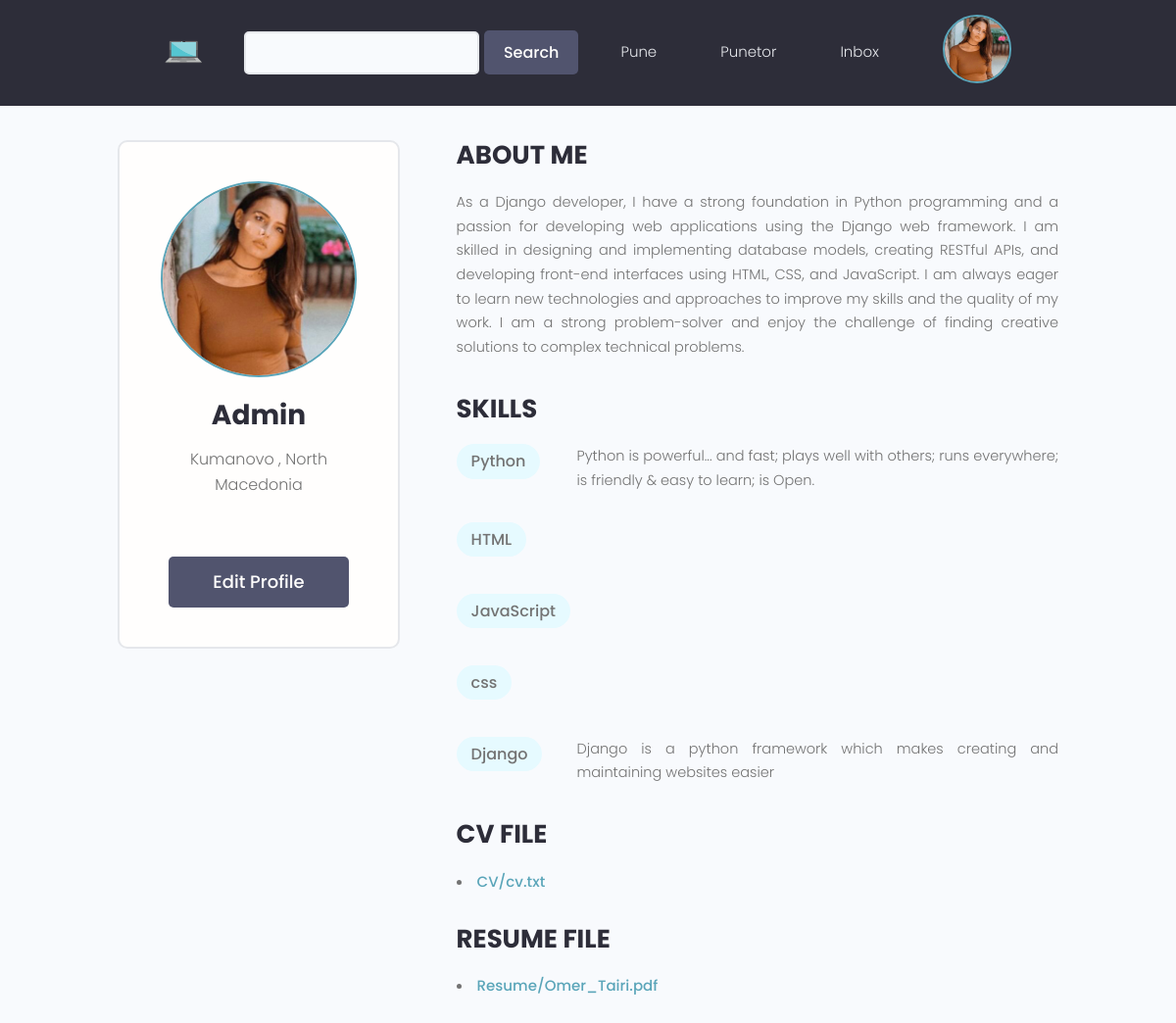
Screenshot of /profile/admin/ (signed in) with the database file from the repository.
### users/models.py (models this page shows, shortened)
class Profile(models.Model):
    user = models.OneToOneField(User , on_delete = models.CASCADE ,  null=True , blank=True)
    name = models.CharField(max_length=150 , null=True , blank=True)
    sur_name = models.CharField(max_length=150 , null=True , blank=True)
    email = models.EmailField(max_length=500 , blank=True , null=True)
    username = models.CharField(max_length=200 ,unique = True ,blank=True , null=True)
    profilepic = models.ImageField(blank=True , null=True, upload_to='profiles/', default='static/images/profiles/user-default.png')
    bio = models.TextField(blank=True , null=True)
    skills = models.ManyToManyField('Skills', blank=True)
    CV = models.FileField(upload_to='CV/',blank=True , null=True)
    resume = models.FileField(upload_to='Resume/',blank=True , null=True)
    birth_date = models.DateField(blank=True, null=True)
    business = models.BooleanField(default=False)
    location = models.CharField(max_length=200 , blank=True , null=True)
    created = models.DateTimeField(auto_now_add = True)
    id = models.UUIDField(default=uuid.uuid4 , unique=True ,
                        primary_key=True , editable=False)

class Skills(models.Model):
    field = models.ManyToManyField(Field)
    name = models.CharField(max_length=200 , blank=True , null=True)
    description = models.TextField(blank=True , null=True)
    created = models.DateTimeField(auto_now_add = True)
    id = models.UUIDField(default=uuid.uuid4 , unique=True ,
                        primary_key=True , editable=False)
    def __str__(self):
        return str(self.name)

### users/views.py (the view)
# urls.py: path('profile/<str:username>/', views.profile , name='profile'),
def profile(request , username):
    profile = Profile.objects.get(username=username)
    skills = profile.skills.all()
    context = {
        'profile':profile,
        'skills':skills
    }
    return render(request , 'users/profile.html', context)

### users/templates/users/profile.html (shortened to what this page needs)
{% extends 'base.html' %}
{% block content %}
<main class="profile my-md">
    <div class="container">
      <div class="layout">
        <div class="column column--1of3">
          <div class="card text-center">
            <div class="card__body dev">
              <img class="avatar avatar--xl" src="{{ profile.profilepic.url }}" />
              <h2 class="dev__name">{{profile.name}}</h2>
              <p class="dev__location">{{profile.location}}</p>
              {% if request.user.profile.id == profile.id %}
                <a href="{% url 'edit-profile' %}" class="btn btn--sub btn--lg">Edit Profile</a>
              {% endif %}
            </div>
          </div>
        </div>
        <div class="column column--2of3">
          <div class="devInfo">
            <h3 class="devInfo__title">About Me</h3>
            <p class="devInfo__about">{{profile.bio}}</p>
          </div>
          <div class="devInfo">
            <h3 class="devInfo__title">Skills</h3>
            <div class="devInfo__skills">
            {% for skill in skills %}
              <div class="devSkill">
                <span class="tag tag--pill tag--main">
                  <strong>{{skill}}</strong>
                </span>
                <p class="devSkill__info">
                  {{skill.description}}
                </p>
              </div>
              {% endfor %}
            </div>
          </div>
        {% if profile.CV %}
          <h3 class="devInfo__title">CV file</h3>
          <li><a href="{{ profile.CV.url }}">{{profile.CV}}</a></li>
        {% endif %}
          <br>
        {% if profile.resume %}
          <h3 class="devInfo__title">Resume file</h3>
          <li><a href="{{ profile.resume.url }}">{{profile.resume}}</a></li>
        {% endif %}
        </div>
      </div>
    </div>
  </main>
{% endblock %}

### templates/navbar.html (shortened to what this page needs)
{% load static %}
<header class="header">
    <div class="container container--narrow">
      <a href="{% url 'home' %}" class="header__logo">
        <img style="float: left;" src="{% static 'images/logo.png' %}" alt="DevSearch Logo" />
      </a>
      <div class="hero-section__search">
        <form class="form" action="" method="get">
          <div style="font-size: 10px;" class="form__field">
            <input style="width: 70%;" class="input input--text" id="formInput#search" type="text" name="text"/>
          </div>
          <input style="margin-left: -15px;" class="btn btn--sub" type="submit" value="Search" />
        </form>
      </div>
      <nav class="header__nav">
        <ul class="header__menu">
          {% if request.path == '/kerko-pune/' %}
          <li class="header__menuItem"><a href="{% url 'shpall-pune' %}">Shpall Pune</a></li>
          {% else %}
          <li class="header__menuItem"><a href="{% url 'kerko-pune' %}">Pune</a></li>
          {% endif %}
          <li class="header__menuItem"><a href="{% url 'puntor' %}">Punetor</a></li>
          {% if request.user.is_authenticated %}
          <li class="header__menuItem"><a href="{% url 'inbox' %}">Inbox</a></li>
        <span onclick="openNav()">
            {% if user.profile.profilepic %}
            <img class="avatar avatar--md" src="{{ user.profile.profilepic.url }}" >
            {% else %}
            <img src="{% static 'images/profiles/user-default.png' %}" class="avatar avatar--md">
            {% endif %}
        </span>
          {% else %}
          <li class="header__menuItem"><a href="{% url 'login' %}" class="btn btn--sub">Login/Sign Up</a></li>
          {% endif%}
        </ul>
      </nav>
    </div>
</header>

### static/styles/app.css (style rules this page uses)
:root { --color-sub: #2d2d39; }
.btn--sub { background-color: var(--color-sub-light); }
.card { border: 2px solid var(--color-light); }
img { width: 100%; }
.header { position: sticky; z-index: 111; background-color: var(--color-sub); padding: 1.5rem 0; }
.header > .container { display: flex; justify-content: space-between; align-items: center; }
.header__logo > img { height: 3.8rem; }
.header__nav > ul { display: inline-flex; align-items: center; list-style: none; gap: 6.5rem; }
.header__menuItem > a { color: var(--color-light); font-weight: 300; }
.hero-section__search > .form { display: flex; align-items: center; justify-content: center; gap: 2rem; }
.hero-section__search > .form input.input--text { width: 50rem; }
.profile .card > .dev { padding: 4rem; }
.dev__name { color: var(--color-sub); font-size: 2.8rem; font-weight: 700; margin-top: 1rem; margin-bottom: 0.5rem; }
.dev__location { margin-top: 1rem; }
.devInfo { margin-bottom: 3rem; }
.devInfo__title, .devInfo__subtitle { font-size: 2.6rem; color: var(--color-sub); text-transform: uppercase; font-weight: 700; margin-bottom: 1.5rem; }
.devInfo__about, .devSkill__info { font-size: 1.45rem; line-height: 1.7; text-align: justify; }
.devSkill { margin-bottom: 3rem; }
@media screen and (min-width: 700px) { .devSkill { display: flex; justify-content: space-between; gap: 3rem; } }
@media screen and (min-width: 700px) { .devSkill__info { flex-basis: 80%; } }

### static/uikit/styles/modules/_variables.css (style rules this page uses)
:root { --color-main: #5aa5b9; --color-main-light: #e6faff; --color-sub: #3f4156; --color-sub-light: #51546e; --color-sub-lighter: #ededfd; --color-text: #737373; --color-gray: #8b8b8b; --color-light: #e5e7eb; --color-light-gray: #767676; --color-bg: #f8fafd; --color-white: #fffefd; --color-white-light: #f3f3f3; --color-success: #359e64; --color-success-bg: #def8e8; --color-error: #fc4b0b; --color-error-bg: #fff2ee; --font-base: 'Poppins', arial, helvetica, 'Segoe UI', roboto, ubuntu, sans-serif; --font-monospace: 'Fira Code', 'Courier New', courier, monospace; --font-regular: 300; --font-medium: 500; --font-bold: 700; --generic-shadow: 1px 1px 5px #00000010; --generic-transition: all 0.3s ease-in-out; }

### static/uikit/styles/modules/_base.css (style rules this page uses)
* { margin: 0; padding: 0; box-sizing: border-box; text-rendering: optimizeLegibility; color: inherit; font-size: inherit; }
html { font-size: 50%; }
@media only screen and (min-width: 480px) { html { font-size: 56.25%; } }
@media only screen and (min-width: 1200px) { html { font-size: 62.5%; } }
body { line-height: 1.6; font-weight: 400; font-size: 1.5rem; color: var(--color-text); background-color: var(--color-bg); min-height: 100vh; }

### static/uikit/styles/modules/_typography.css (style rules this page uses)
* { font-family: var(--font-base); }
h2 { font-size: 3.6rem; font-weight: var(--font-bold); }
h3 { font-size: 3.2rem; font-weight: var(--font-medium); }
p, span, strong { font-size: 1.6rem; color: var(--color-text); font-weight: var(--font-regular); }
strong { font-weight: var(--font-medium); }
a { padding-bottom: 2px; text-decoration: none; display: inline-block; color: var(--color-main); font-weight: var(--font-medium); }

### static/uikit/styles/modules/_utilities.css (style rules this page uses)
.container { width: 92%; max-width: 165rem; margin: 0 auto; box-sizing: border-box; }
.container--narrow { width: 92%; max-width: 120rem; }
@media screen and (min-width: 1000px) { .container { width: 90%; } }
@media screen and (min-width: 1000px) { .container--narrow { width: 85%; } }
@media screen and (min-width: 1200px) { .container { width: 80%; } }
@media screen and (min-width: 1200px) { .container--narrow { width: 72%; } }
.text-center { text-align: center; }
.my-md { margin: 3rem auto; }

### static/uikit/styles/modules/_avatar.css (style rules this page uses)
.avatar { border-radius: 50%; border: 2px solid var(--color-main); object-fit: cover; }
.avatar--xl { height: 20rem; width: 20rem; }
.avatar--md { height: 7rem; width: 7rem; }

### static/uikit/styles/modules/_button.css (style rules this page uses)
.btn { display: inline-block; position: relative; cursor: pointer; background-color: var(--color-light); font-weight: var(--font-medium); color: var(--color-sub); text-decoration: none; padding: 1rem 2rem; border-radius: 0.5rem; border: none; width: -webkit-fit-content; width: -moz-fit-content; width: fit-content; height: -webkit-fit-content; height: -moz-fit-content; height: fit-content; font-size: 1.6rem; outline-width: 0; outline-color: transparent; -webkit-backface-visibility: hidden; backface-visibility: hidden; transition: all 0.3s ease-in-out; }
.btn--sub { background-color: var(--color-sub); color: var(--color-white); }
.btn--lg { font-size: 1.8rem; padding: 1.2rem 4.5rem; }

### rows the page displays
Profile: profilepic (picture), name "Admin", location "Kumanovo , North Macedonia", bio "As a Django developer, I have a strong foundation in Python programming and a passion for developing web applications using the Django web framework. I am skilled in designing and implementing database models, creating RESTful APIs, and developing front-end interfaces using HTML, CSS, and JavaScript. I am always eager to learn new technologies and approaches to improve my skills and the quality of my work. I am a strong problem-solver and enjoy the challenge of finding creative solutions to complex technical problems.", CV "CV/cv.txt", resume "Resume/Omer_Tairi.pdf"
Skills: name "Python", description "Python is powerful... and fast; plays well with others; runs everywhere; is friendly & easy to learn; is Open."
Skills: name "HTML"
Skills: name "JavaScript"
Skills: name "css"
Skills: name "Django", description "Django is a python framework which makes creating and maintaining websites easier"
